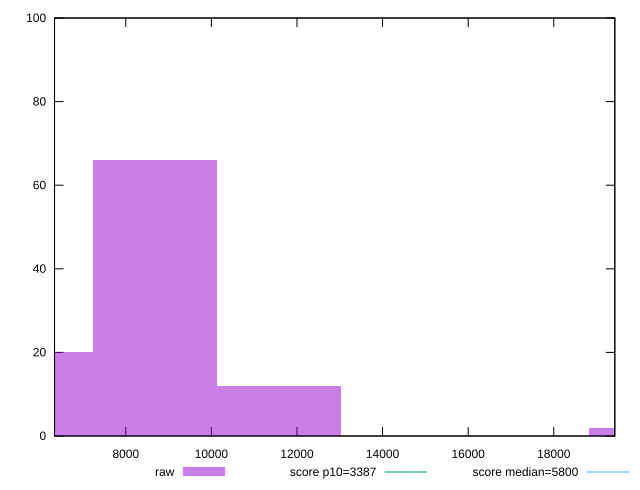

The script that saved this image:
reset

$raw <<EOF
11584.746076380501 12
5792.373038190251 20
20273.305633665877 2
8688.559557285376 66
EOF

set key outside below
set boxwidth 2896.1865190951253
set xrange [6335.535423287835:19426.688824625326]
set yrange [0:100]
set trange [0:100]
set style fill transparent solid 0.5 noborder

set parametric
set terminal svg size 640, 490 enhanced background rgb 'white'
set output "report_00020_2021-02-19T21:17:38.612Z2/speed-index/samples/pages/raw/histogram.svg"

plot $raw title "raw" with boxes, \
     3387,t title "score p10=3387", \
     5800,t title "score median=5800"

reset
